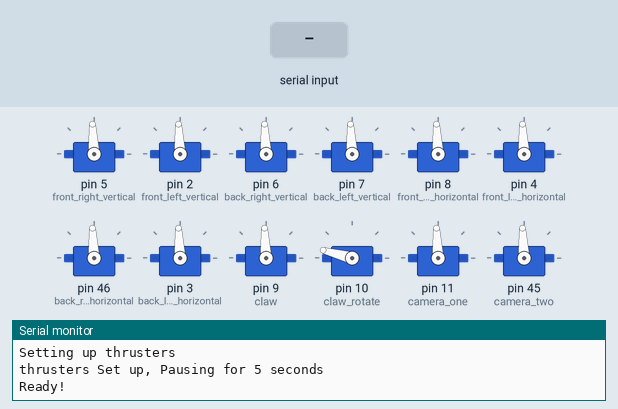
This sketch was run on a simulated Arduino Mega 2560, built with avr-gcc and run on an emulated ATmega2560. Shown: 12 × servo, the last lines printed to the serial monitor. The inputs (shaded band) are chosen by the test bench.

Above: at 3.2 s.
3.3 s: "4x" received over Serial
At 4.1 s:
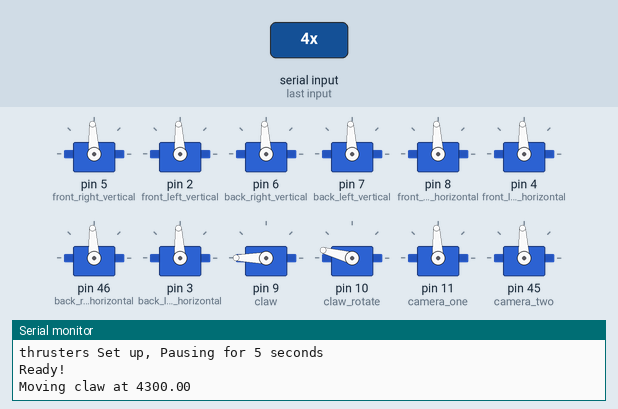
4.8 s: "5x" received over Serial
At 5.2 s:
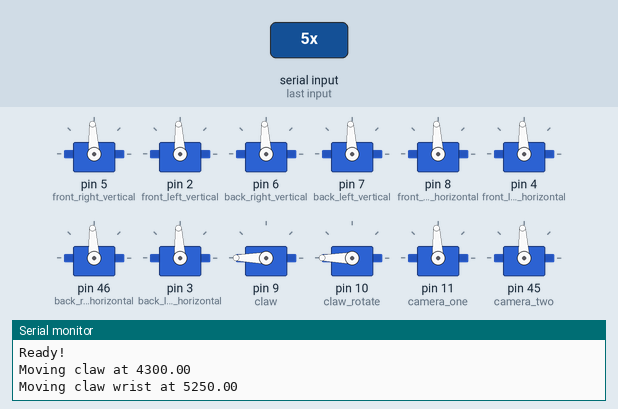
6.3 s: "6x" received over Serial
At 7.5 s:
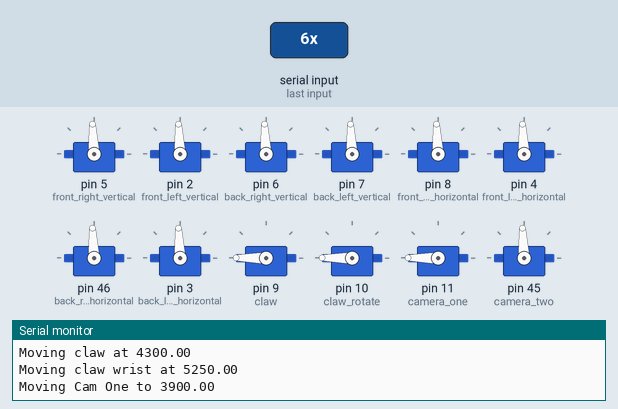
7.8 s: "7x" received over Serial
At 8.7 s:
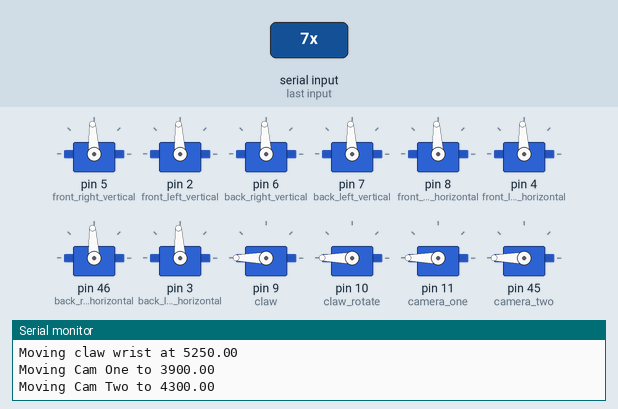
9.3 s: "200x" received over Serial
At 9.9 s:
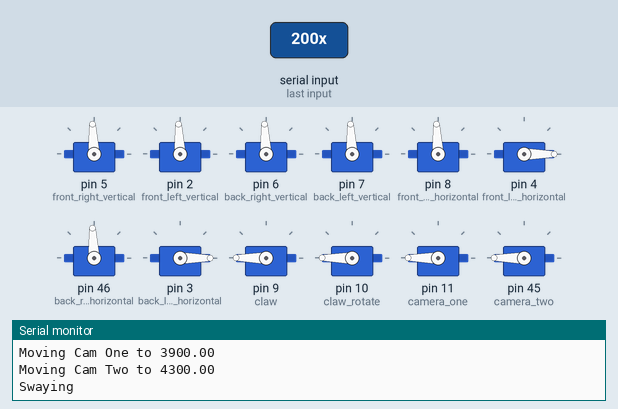
10.8 s: "1,90x" received over Serial
At 11.1 s:
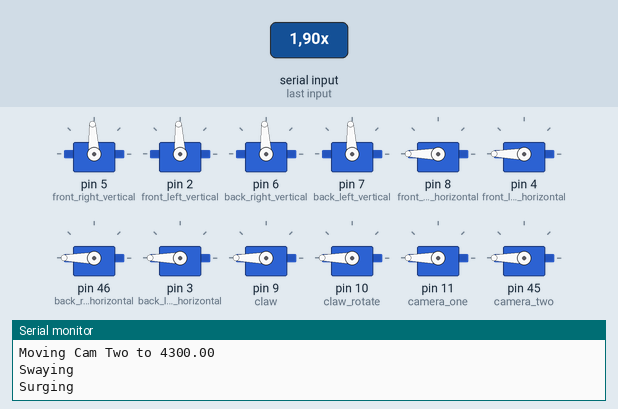
Timing chart, 0 to 13.3 s (numbered marks = the images above; inputs shaded):
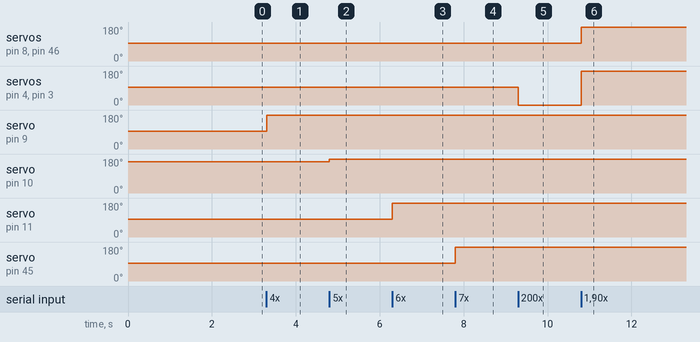

Measured:
- after the input at 3.3 s, servo on pin 9 (claw): 93° → 180° at once
- after the input at 4.8 s, servo on pin 10 (claw_rotate): 165° → 180° at once
- after the input at 6.3 s, servo on pin 11 (camera_one): 93° → 180° at once
- after the input at 7.8 s, servo on pin 45 (camera_two): 93° → 180° at once
- after the input at 9.3 s, servo on pin 4 (front_left_horizontal), servo on pin 3 (back_left_horizontal): 93° → 0° at once
- after the input at 10.8 s, servo on pin 8 (front_right_horizontal), servo on pin 46 (back_right_horizontal): 93° → 180° at once; servo on pin 4 (front_left_horizontal), servo on pin 3 (back_left_horizontal): 0° → 180° at once

The sketch:

rangerWorlds.ino
```cpp
#include<Servo.h>

//Servo Initialization
Servo front_right_vertical;
Servo front_left_vertical;
Servo back_right_vertical;
Servo back_left_vertical;
Servo front_right_horizontal;
Servo front_left_horizontal;
Servo back_right_horizontal;
Servo back_left_horizontal;
Servo claw;
Servo claw_rotate;
Servo camera_one;
Servo camera_two;

//Store Thruster Values
bool canMerge = false;
double yaw_surge[] = {0.0,0.0};

Servo thrusters[] = {front_right_vertical,front_left_vertical,back_right_vertical,back_left_vertical,front_right_horizontal,front_left_horizontal,back_right_horizontal,back_left_horizontal};

void setup() {
  // put your setup code here, to run once:
  Serial.begin(9600);
  Serial.println("Arduino Program Starting");
  Serial.println("Attaching thrusters to Pins");
  front_right_vertical.attach(5);
  front_left_vertical.attach(2);
  back_right_vertical.attach(6);
  back_left_vertical.attach(7);
  front_right_horizontal.attach(8);
  front_left_horizontal.attach(4);
  back_right_horizontal.attach(46);
  back_left_horizontal.attach(3);
  claw.attach(9);
  claw_rotate.attach(10);
  camera_one.attach(11);
  camera_two.attach(45);
  Serial.println("Setting up thrusters");
  front_right_vertical.writeMicroseconds(1500);
  front_left_vertical.writeMicroseconds(1500);
  back_right_vertical.writeMicroseconds(1500);
  back_left_vertical.writeMicroseconds(1500);
  front_right_horizontal.writeMicroseconds(1500);
  front_left_horizontal.writeMicroseconds(1500);
  back_right_horizontal.writeMicroseconds(1500);
  back_left_horizontal.writeMicroseconds(1500);
  claw.write(1500);
  claw_rotate.write(2250);
  camera_one.write(1500);
  camera_two.write(1500);
  Serial.println("thrusters Set up, Pausing for 5 seconds");
  delay(2000);
  Serial.println("Ready!");
}

void loop() {
  //Serial.println("Hi");
  // put your main code here, to run repeatedly
  while (Serial.available()) {
    String input = Serial.readStringUntil('x');
    int dir = input.substring(0, 1).toInt();
    int misc = input.substring(1, 2).toInt();
    float val = input.substring(2, input.length() - 1).toFloat();

    if (dir == 4){
      claw.write((val * 700) + 1500);
      Serial.println("Moving claw at " + String((val * 700) + 1500));
    }
    if (dir == 5){
      claw_rotate.write((val * 750) + 1500);
      Serial.println("Moving claw wrist at " + String((val * 750) + 1500));
    }
    if (dir == 6){
      camera_one.write((val * 400) + 1500);
      Serial.println("Moving Cam One to " + String((val * 400) + 1500));
    }
    if (dir == 7){
      camera_two.write((val * 400) + 1500);
      Serial.println("Moving Cam Two to " + String((val * 400) + 1500));
    }
    if(dir == 9){
      for(int i = 0;i < 8;i = i + 1){
        thrusters[i].writeMicroseconds(1500);
      }
      Serial.println("Stopped All Thrusters");
    }
    if(dir == 0){
      yaw_surge[0] = val;

    }
    if(dir == 1){
      yaw_surge[1] = val;
    }
    if(dir == 2){
      front_right_horizontal.writeMicroseconds(1500 + (val * 400));
      front_left_horizontal.writeMicroseconds((1500 + (val * 400)) * -1);
      back_right_horizontal.writeMicroseconds(1500 + (val * 400));
      back_left_horizontal.writeMicroseconds((1500 + (val * 400)) * -1);
      Serial.println("Swaying");
    }
    if(dir == 3){
      front_right_vertical.writeMicroseconds(1500 + (val * 400));
      front_left_vertical.writeMicroseconds(1500 + (val * 400));
      back_right_vertical.writeMicroseconds(1500 + (val * 400));
      back_left_vertical.writeMicroseconds(1500 + (val * 400));
      Serial.println("Heaving");
    }
    if(yaw_surge[0] != 0.0 && yaw_surge[1] != 0.0){
      front_right_horizontal.writeMicroseconds(((1500 + (val * 400)) + ((1500 + (val * 400) * -1))) / 2);
      front_left_horizontal.writeMicroseconds(((1500 + (val * 400)) + ((1500 + (val * 400)))) / 2);
      back_right_horizontal.writeMicroseconds(((1500 + (val * 400)) + (1500 + ((val * 400) * -1))) / 2);
      back_left_horizontal.writeMicroseconds(((1500 + (val * 400)) + ((1500 + (val * 400)))) / 2);
      Serial.println("Merging Surge/Yaw");
    }
    else{
      if(yaw_surge[1] != 0.0){
        front_right_horizontal.writeMicroseconds(1500 + (val * 400));
        front_left_horizontal.writeMicroseconds(1500 + (val * 400));
        back_right_horizontal.writeMicroseconds(1500 + (val * 400));
        back_left_horizontal.writeMicroseconds(1500 + (val * 400));
        Serial.println("Surging");
      }
      else if(yaw_surge[0] != 0.0){
        front_right_horizontal.writeMicroseconds(1500 + ((val * 400) * -1));
        front_left_horizontal.writeMicroseconds(1500 + (val * 400));
        back_right_horizontal.writeMicroseconds(1500 + ((val * 400) * -1));
        back_left_horizontal.writeMicroseconds(1500 + (val * 400));
        Serial.println("Yawing");
      }
    }

  }


}
```
